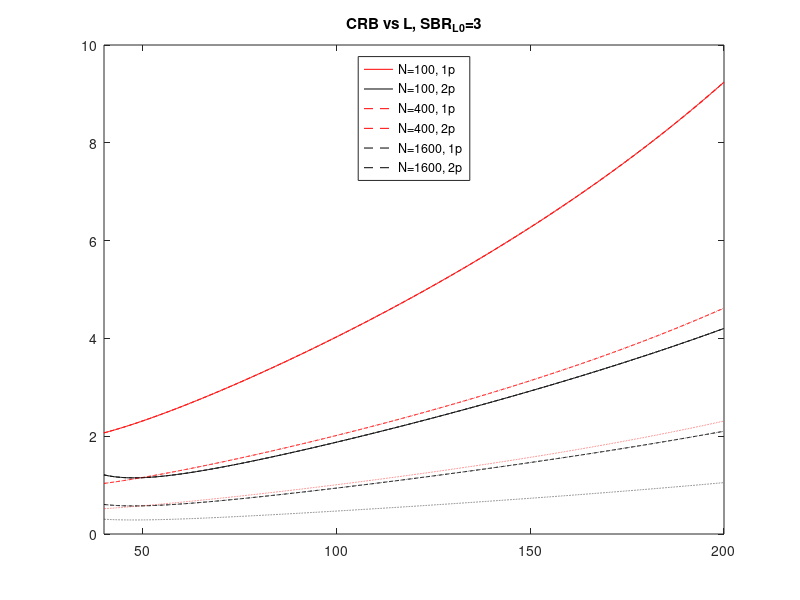
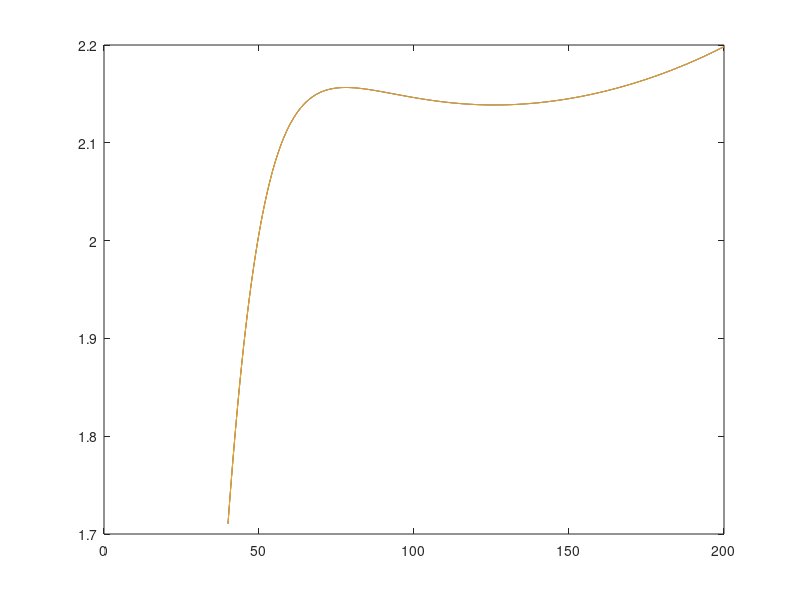

MATLAB code for these plots, in order:
close all
clear all
clc
figure
x=0;
y=x;
L0=50;
K=4;
%wavelength=[647,800];
fwhm_option=[360,420];%wavelength/2/1.4;

NN=[100,400,1600];% photon number
L=40:0.1:200;
SBR_L0=3;
label={'test'};

jj=1;
for ii=1:length(NN)
    
    for photon=1:2
        index=2*photon;
        fwhm=fwhm_option(photon);
        
        if SBR_L0 < Inf
             SBR(ii,:,photon)=(L.^index/(L0^index)).*exp(index*(log(2)/fwhm^2).*(L0^2-L.^2))*SBR_L0;
            CRB(ii,:,photon) = L .* sqrt((1./SBR(ii,:,photon) + 1).*(3/K./SBR(ii,:,photon) + 1)./NN(ii)/2)  ...
                ./(index * (1 - (log(2)*L.^2 /fwhm^2)) ) ;
            else
            CRB(ii,:,photon) = L .* sqrt(1./NN(ii)/2) ./(index * (1 - (log(2)*L.^2 /fwhm^2)) ) ;
        end
       
        if ii==1    c1='k';c2='r'; end
        if ii==2    c1='k--';c2='r--'; end
        if ii==3    c1='k:';c2='r:'; end
        figure(1)
        if photon==2    plot(L,CRB(:,:,photon),c1),hold on
        else            plot(L,CRB(:,:,photon),c2),hold on
        end
        name1=sprintf('N=%.0f, %.0fp',NN(ii),photon);
        label1(jj)=cellstr(name1);
        jj=jj+1;
        min_CRBresult(photon,ii)=min(CRB(ii,:,photon));
        min_CRBposition(photon,ii)=find(CRB(ii,:,photon)==min(CRB(ii,:,photon)));
        L_result(photon,ii)=L(min_CRBposition(photon,ii));
       
    end
    name2=sprintf('N=%.0f',NN(ii));
    label2(ii)=cellstr(name2);
    RCRB(ii,:)=CRB(ii,:,1)./CRB(ii,:,2);
    figure(2), plot(L,RCRB(ii,:)),hold on;
     
end
figure(1)
title(['CRB vs L, SBR_L_0=',num2str(SBR_L0)])%, SBR=',num2str(SBR)])
axis([min(L) max(L) 0 10])
legend(label1,'Location','north')

% figure(2)
% title(['RCRB vs L'])%, SBR=',num2str(SBR)])
% axis([min(L) max(L) 0 3])
% legend(label2,'Location','north')
